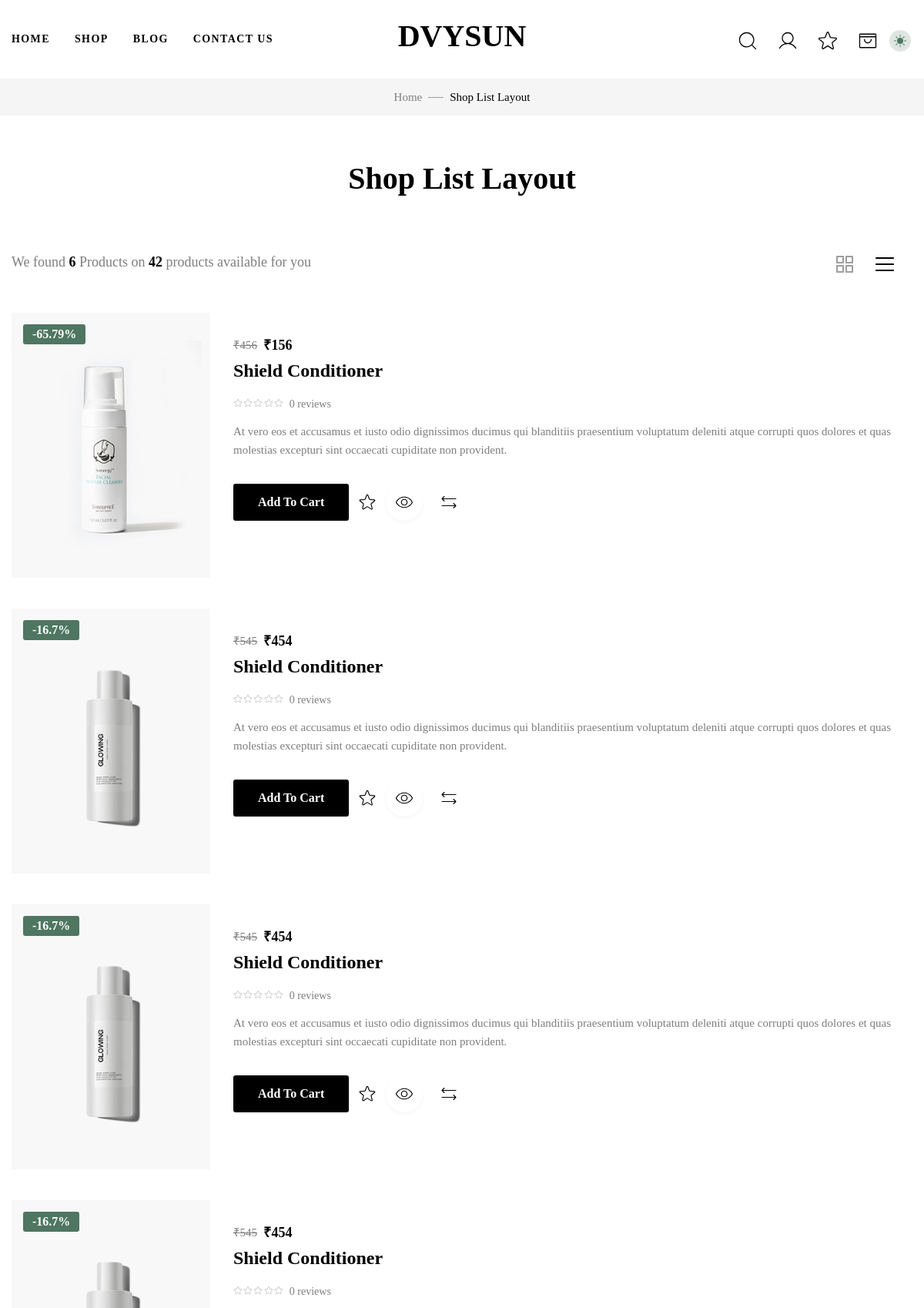
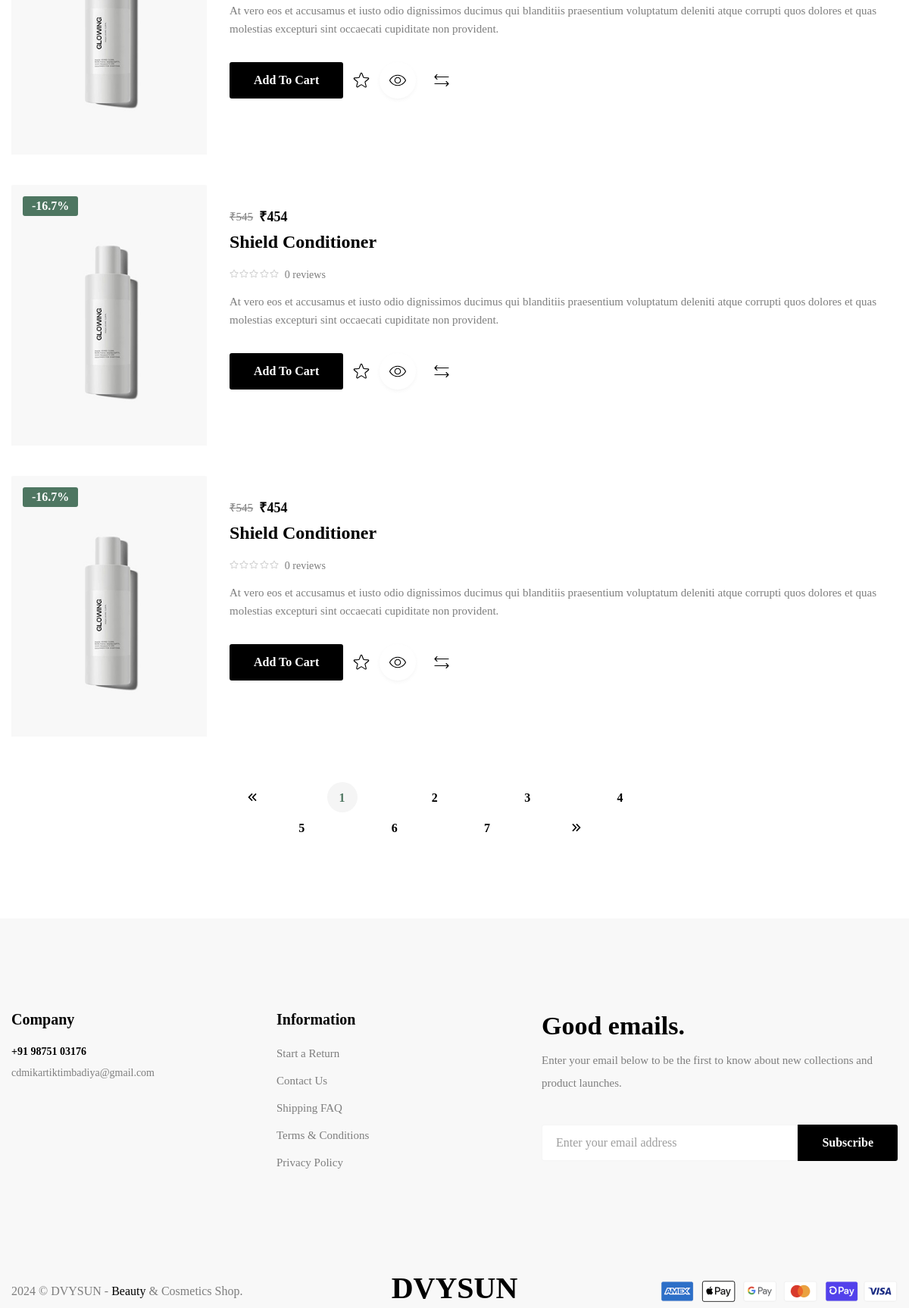
/list-layout.php (upper part), run on the app's committed database (2 pictures, top to bottom).
### tables this page shows
CREATE TABLE `product` (
  `id` int(11) NOT NULL,
  `name` text NOT NULL,
  `subcategory` int(11) NOT NULL,
  `product_detail` text NOT NULL,
  `product_price` int(11) NOT NULL,
  `product_selling_price` int(11) NOT NULL,
  `product_details_title` text NOT NULL,
  `sku` text NOT NULL,
  `cas` text NOT NULL,
  `inci` text NOT NULL,
  `composition` text NOT NULL,
  `appearance` text NOT NULL,
  `solubility` text NOT NULL,
  `storage` text NOT NULL,
  `ingredients_detail` text NOT NULL,
  `images` text NOT NULL,
  `createdate` date NOT NULL DEFAULT current_timestamp(),
  `product_details_description` text NOT NULL,
  `stock` int(11) NOT NULL,
  `selled_total` int(11) NOT NULL DEFAULT 0
);

### list-layout.php (the view, shortened to what the rows shown need)
<?php
include_once "database/db.php";
$limit = 6;
$skip = 0;
$query = "SELECT * FROM product LIMIT $limit OFFSET $skip";
$result = mysqli_query($conn, $query);
include_once "header.php";
?>
<main id="content" class="wrapper layout-page">
      <section class="page-title z-index-2 position-relative">
            <div class="text-center py-13">
                  <div class="container">
                        <h2 class="mb-0">Shop List Layout</h2>
                  </div>
            </div>
      </section>
      <div class="container container-xxl pb-16 pb-lg-18 mb-lg-3">
            <div class="row">
                  <div class="col-lg-12 order-lg-1">
                        <form method="post">
                              <div class="row gy-11">
                                    <?php while ($row = $result->fetch_assoc()) {
                                          $img = explode(",", $row["images"]);
                                    ?>
                                          <div class="col-12">
                                                <div class="card flex-md-row card-product list bg-transparent border-0"
                                                      data-animate="fadeInUp">
                                                      <figure
                                                            class="card-img-top position-relative mb-md-0 mb-7 overflow-hidden flex-md-shrink-0">
                                                            <a href="product-details-v1.html" class="hover-zoom-in d-block"
                                                                  title="Shield Conditioner">
                                                                  <img src="#"
                                                                        data-src=" ./assets/images/products/<?php echo $img[0]; ?>"
                                                                        class="img-fluid lazy-image w-100"
                                                                        alt="Shield Conditioner" width="330" height="440">
                                                            </a>
                                                            <?php
                                                            $calc = round((($row["product_price"] - $row["product_selling_price"]) / $row["product_price"]) * 100, 2);
                                                            if ($calc > 1) { ?>
                                                                  <div class="position-absolute product-flash z-index-2 "><span
                                                                              class="badge badge-product-flash on-sale bg-primary">-<?php echo $calc; ?>%</span>
                                                                  </div>
                                                            <?php } ?>
                                                      </figure>
                                                      <div class="card-body flex-md-grow-1 p-0 pt-md-9">
                                                            <span
                                                                  class="d-flex align-items-center price text-body-emphasis fw-bold mb-3 fs-18px">
                                                                  <del
                                                                        class=" text-body fw-500 me-4 fs-15px">₹<?php echo $row["product_price"]; ?></del>
                                                                  <ins
                                                                        class="text-decoration-none">₹<?php echo $row["product_selling_price"]; ?></ins></span>
                                                            <h4
                                                                  class="product-title card-title text-primary-hover text-body-emphasis fs-4 fw-semibold mb-5">
                                                                  <a class="text-decoration-none text-reset"
                                                                        href="product-details-v1.html">Shield Conditioner</a>
                                                            </h4>
                                                            <div class="d-flex align-items-center fs-12px mb-5">
                                                                  <div class="rating">
                                                                        <div class="empty-stars">
                                                                              <span class="star">
                                                                                    <svg class="icon star-o">
                                                                                          <use xlink:href="#star-o"></use>
                                                                                    </svg>
                                                                              </span>
                                                                              <span class="star">
                                                                                    <svg class="icon star-o">
                                                                                          <use xlink:href="#star-o"></use>
                                                                                    </svg>
                                                                              </span>
                                                                              <span class="star">
                                                                                    <svg class="icon star-o">
                                                                                          <use xlink:href="#star-o"></use>
                                                                                    </svg>
                                                                              </span>
                                                                              <span class="star">
                                                                                    <svg class="icon star-o">
                                                                                          <use xlink:href="#star-o"></use>
                                                                                    </svg>
                                                                              </span>
                                                                              <span class="star">
                                                                                    <svg class="icon star-o">
                                                                                          <use xlink:href="#star-o"></use>
                                                                                    </svg>
                                                                              </span>
                                                                        </div>
                                                                        <?php
                                                                        $id = $row["id"];
                                                                        $query_review = "SELECT COUNT(id) ,AVG(rate) FROM reviews WHERE product_id=$id";
                                                                        $result_review = mysqli_query($conn, $query_review);
                                                                        $res = $result_review->fetch_assoc();
                                                                        ?>
                                                                  </div><span
                                                                        class="reviews ms-4 pt-3 fs-14px"><?php echo $res["COUNT(id)"]; ?>
                                                                        reviews</span>
                                                            </div>
                                                            <p class="product-desc mb-10">At vero eos et accusamus et iusto
                                                                  odio
                                                                  dignissimos ducimus qui blanditiis praesentium voluptatum
                                                                  deleniti
                                                                  atque corrupti quos dolores et quas molestias excepturi sint
                                                                  occaecati cupiditate non provident.</p>
                                                            <div class="d-flex flex-wrap horizontal">
                                                                  <?php
                                                                  $avelable_cart = false;
                                                                  $avelable_wishlist = false;
                                                                  if (!$avelable_cart) { ?>
                                                                        <button type="submit" name="addBag"
                                                                              value="<?php echo $row["id"]; ?>"
                                                                              class="btn btn-add-to-cart btn-dark btn-hover-bg-primary btn-hover-border-primary ">Add
                                                                              To Cart</button>
                                                                  <?php } ?>
                                                                  <?php if (!$avelable_wishlist) { ?>
                                                                        <button type="submit" name="wishlist"
                                                                              value="<?php echo $row["id"]; ?>"
                                                                              class="border-0 text-body-emphasis bg-body bg-dark-hover text-light-hover rounded-circle square product-action wishlist"
                                                                              href="#" data-bs-toggle="tooltip"
                                                                              data-bs-placement="top"
                                                                              data-bs-title="Add To Wishlist">
                                                                              <svg class="icon icon-star-light">
                                                                                    <use xlink:href="#icon-star-light"></use>
                                                                              </svg>
                                                                        </button>
                                                                  <?php } ?>
                                                                  <a class="text-body-emphasis bg-body bg-dark-hover text-light-hover rounded-circle square product-action shadow-sm quick-view"
                                                                        href="#" data-bs-toggle="tooltip" data-bs-placement="top"
                                                                        data-bs-title="Quick View" data-product-id="<?php echo $row["id"]; ?>">
                                                                        <span data-bs-toggle="modal" data-bs-target="#quickViewModal"
                                                                              class="d-flex align-items-center justify-content-center">
                                                                              <svg class="icon icon-eye-light">
                                                                                    <use xlink:href="#icon-eye-light"></use>
                                                                              </svg>
                                                                        </span>
                                                                  </a>
                                                                  <a class="text-body-emphasis bg-body bg-dark-hover text-light-hover rounded-circle square product-action compare"
                                                                        href="compare.html" data-bs-toggle="tooltip"
                                                                        data-bs-placement="top" data-bs-title="Compare">
                                                                        <svg class="icon icon-arrows-left-right-light">
                                                                              <use xlink:href="#icon-arrows-left-right-light">
                                                                              </use>
                                                                        </svg>
                                                                  </a>
                                                            </div>
                                                      </div>
                                                </div>
                                          </div>
                                    <?php } ?>
                              </div>
                        </form>
                  </div>
            </div>
      </div>
</main>
<?php include_once "footer.php"; ?>

### data on the page
product: shows a picture, calc "65.79", product_price "456", product_selling_price "156", COUNT "0", $row["id"] 12 (drawn)
product: calc "16.7", product_price "545", product_selling_price "454", COUNT "0", $row["id"] 13 (drawn)
product: calc "16.7", product_price "545", product_selling_price "454", COUNT "0", $row["id"] 14 (drawn)
product: calc "16.7", product_price "545", product_selling_price "454", COUNT "0", $row["id"] 15 (drawn)
product: calc "16.7", product_price "545", product_selling_price "454", COUNT "0", $row["id"] 16 (drawn)
product: calc "16.7", product_price "545", product_selling_price "454", COUNT "0", $row["id"] 17 (drawn)

### other printed values
$result->num_rows "6"
$result_count_data["COUNT(id)"] "42"
